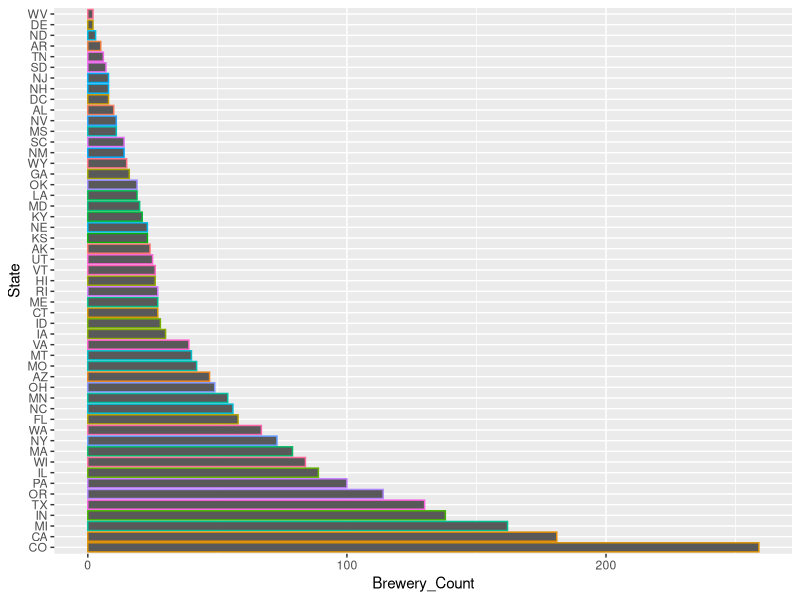

Here is the R script that generated this plot:
## ---- chunk 1
#Q2 - Merge Beer and Breweries files by Brew_ID and count of Breweries by State
beers <- read.csv("CleanedBeerData.csv", header = TRUE)
breweries <- read.csv("CleanedBreweryData.csv", header = TRUE)
master.file <- Reduce(function(beers, breweries) merge(beers, breweries, by="Brew_ID"), list(beers, breweries))
write.csv(master.file, file = "masterfile.csv", row.names = FALSE)
state.count <- as.data.frame(table(master.file$State))
names(state.count) <- c("State", "Brewery_Count")
statesSort <- state.count[order(state.count$Brewery_Count),]
statesSort
#Add Graphic for Presentation Purposes
library(ggplot2)
StateCount <- ggplot(statesSort, aes(reorder(State, -Brewery_Count), Brewery_Count, color=State)) + geom_bar(stat = "Identity", width = .85) + labs(x = "State") + theme(legend.position = "none") + coord_flip()
StateCount
## ---- chunk 2
#Q3 - Summing the NA's for each column
colSums(is.na(master.file))
## ---- chunk 3
MaxABV <- aggregate(ABV~State, data=master.file, max)
MaxABV
MaxABV[order(MaxABV$ABV),]
MaxIBU <- aggregate(IBU~State, data=master.file, max)
MaxIBU
MaxIBU[order(MaxIBU$IBU),]

